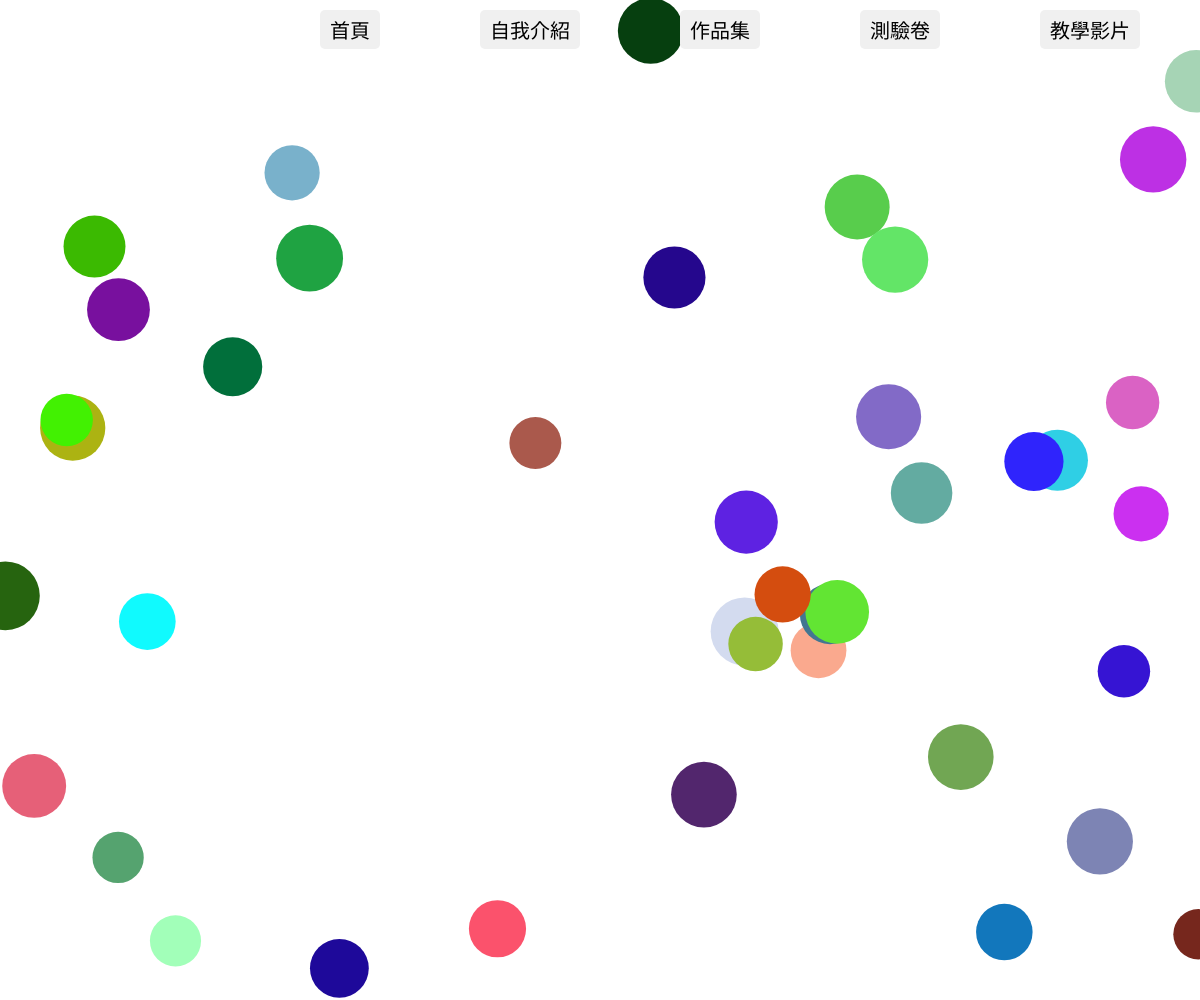
Frame 1 (no input)
Frame 60 (no input): identical to frame 1, image omitted
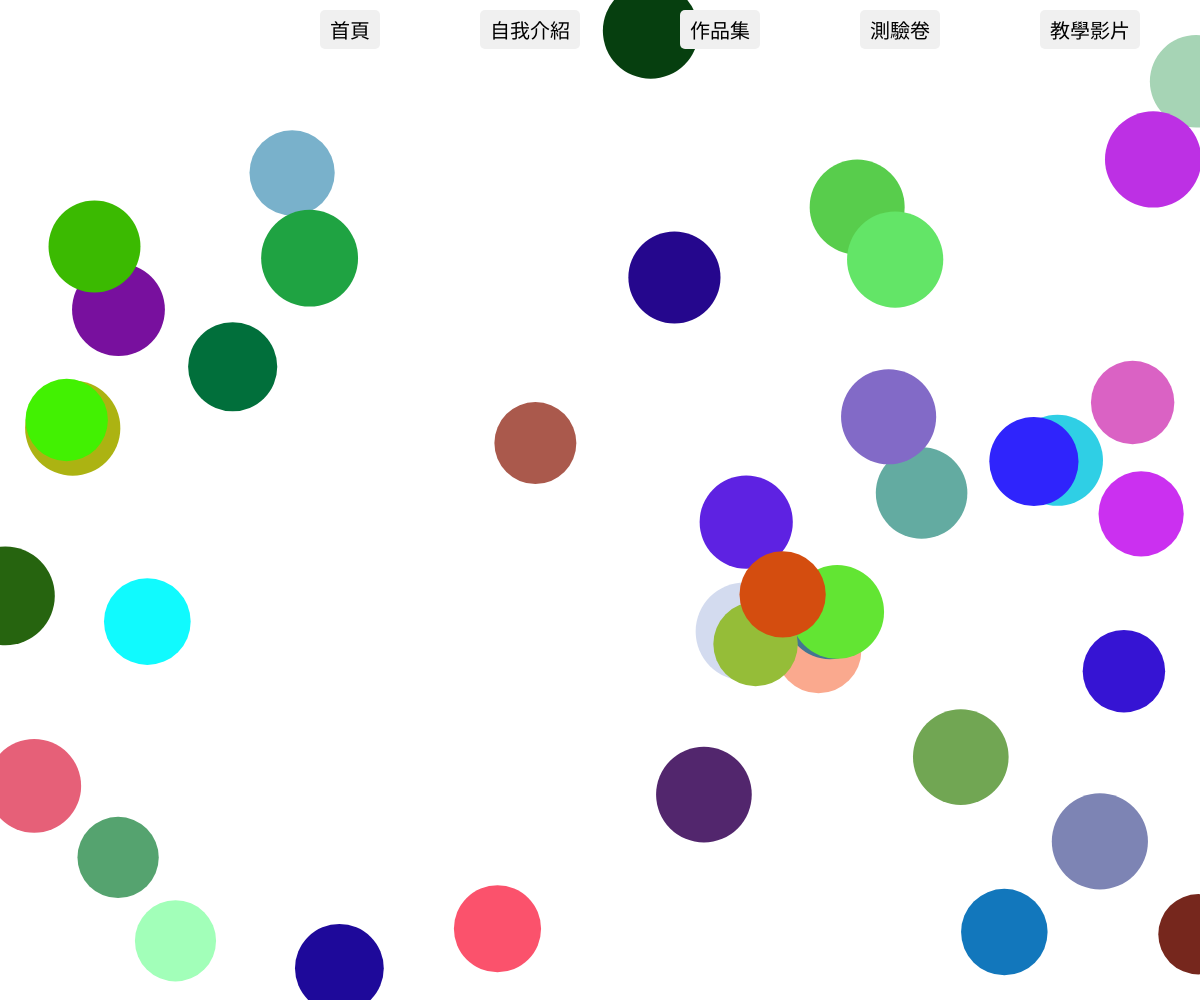
Frame 120 (the mouse pressed at the canvas centre since frame 60)

The p5.js sketch that drew these frames (run headless with seeded random() and noise() and a simulated clock; from frame 60 on, the mouse is pressed at the canvas centre):

// p5.js sketch
// ── sketch.js
let circles = [];

function setup() {
  createCanvas(windowWidth, windowHeight);
  noStroke();

  // 產生 40 個圓
  for (let i = 0; i < 40; i++) {
    circles.push({
      x: random(width),
      y: random(height),
      size: random(30, 50),
      color: color(random(255), random(255), random(255))
    });
  }
  createMenu();
}

function draw() {
  background(255);

  // 根據滑鼠位置計算大小變化
  let sizeOffset = map(mouseX, 0, width, 20, 80);

  for (let circle of circles) {
    fill(circle.color);
    ellipse(circle.x, circle.y, circle.size + sizeOffset);
  }
}

function windowResized() {
  resizeCanvas(windowWidth, windowHeight);
}

// 在右上角產生橫向選單
function createMenu() {
  let menu = createElement('ul');
  menu.style('position', 'absolute');
  menu.style('top', '10px');
  menu.style('right', '10px');
  menu.style('list-style', 'none');
  menu.style('padding', '0');
  menu.style('margin', '0');
  menu.style('display', 'flex'); // 設定選單為橫向排列

  let items = ['首頁', '自我介紹', '作品集', '測驗卷', '教學影片'];
  for (let item of items) {
    let li = createElement('li', item);
    li.style('margin', '0 50px ');
    li.style('background', '#f0f0f0');
    li.style('padding', '5px 10px');
    li.style('border-radius', '5px');
    li.style('cursor', 'pointer');
    li.style('font-size', '20px'); // 設定文字大小為 20px

  // 如果是 "作品集"，新增子選單
  if (item === '作品集') {
    let subMenu = createElement('ul');
    subMenu.style('position', 'absolute');
    subMenu.style('top', '40px'); // 子選單距離主選單的垂直距離
    subMenu.style('left', '0');
    subMenu.style('list-style', 'none');
    subMenu.style('padding', '0');
    subMenu.style('margin', '0');
    subMenu.style('background', '#ffffff');
    subMenu.style('border', '1px solid #ccc');
    subMenu.style('border-radius', '5px');
    subMenu.style('display', 'none'); // 預設隱藏子選單

    let subItems = ['第一周', '第二周', '第三周'];
    for (let subItem of subItems) {
      let subLi = createElement('li', subItem);
      subLi.style('padding', '5px 10px');
      subLi.style('cursor', 'pointer');
      subLi.style('border-bottom', '1px solid #ccc');
      subLi.style('font-size', '18px');
      subLi.mouseOver(() => subLi.style('background', '#bde0fe'));
      subLi.mouseOut(() => subLi.style('background', '#ffffff'));
      subMenu.child(subLi);
    }

    // 滑鼠移入時顯示子選單
    li.mouseOver(() => {
      subMenu.style('display', 'block');
    });

    // 滑鼠移出時隱藏子選單
    li.mouseOut(() => {
      subMenu.style('display', 'none');
    });

    li.child(subMenu);
  }

    // 滑鼠移入時改變背景顏色、字體顏色和邊框顏色
    li.mouseOver(() => {
      li.style('background', '#bde0fe');
      li.style('color', '#52796f');
      li.style('border', '2px solid orange'); // 邊框變成橘色
    });

    // 滑鼠移出時恢復原本樣式
    li.mouseOut(() => {
      li.style('background', '#f0f0f0');
      li.style('color', '#000');
      li.style('border', '2px solid transparent'); // 邊框恢復透明
    });

    
    menu.child(li);
  }
}
